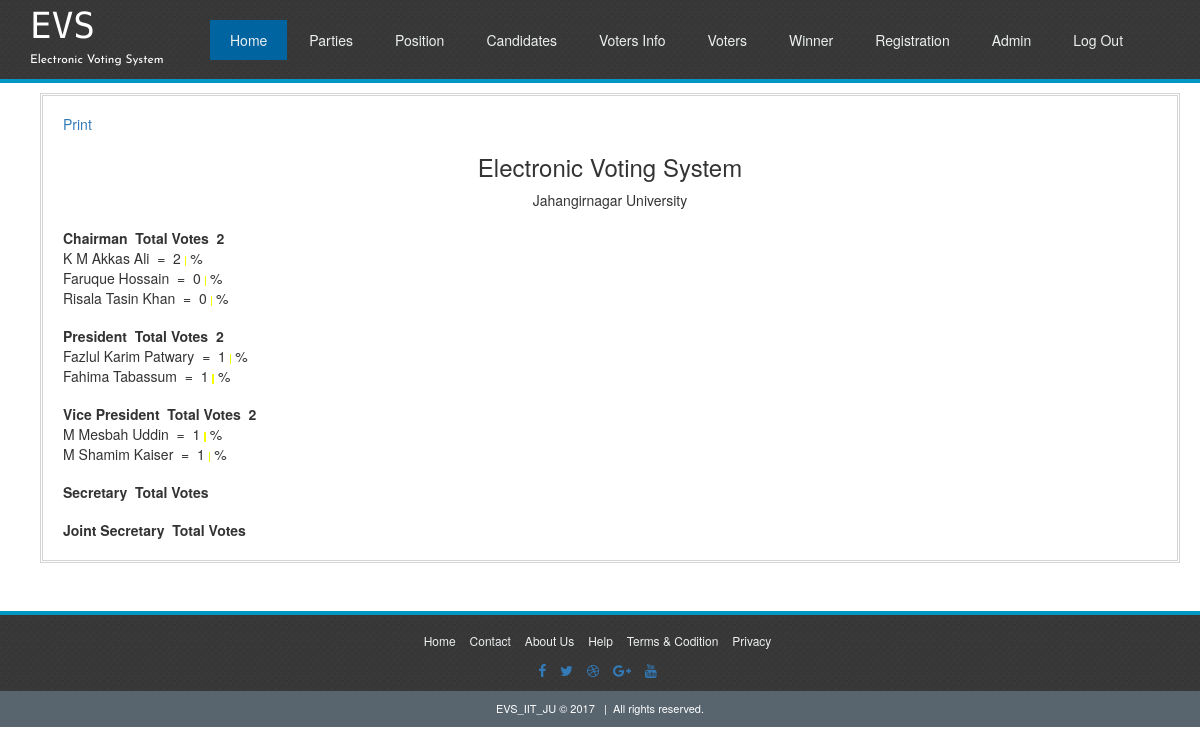
Page /admin/home.php (signed in) on the committed database.
### tables this page shows
CREATE TABLE IF NOT EXISTS `position` (
  `id` int(10) NOT NULL AUTO_INCREMENT,
  `name` varchar(100) NOT NULL,
  PRIMARY KEY (`id`)
);

CREATE TABLE IF NOT EXISTS `candidates` (
  `id` int(10) NOT NULL AUTO_INCREMENT,
  `name` varchar(100) NOT NULL,
  `position` varchar(100) NOT NULL,
  `party` varchar(100) NOT NULL,
  `votes` int(10) NOT NULL,
  `image` varchar(100) NOT NULL,
  PRIMARY KEY (`id`)
);

### admin/home.php (the view, shortened to what this page needs)
<!DOCTYPE HTML>
<html lang="en-US">
<head>
	<link rel="stylesheet" type="text/css" href="css/bootstrap.min.css" media="all">
	<link rel="stylesheet" type="text/css" href="css/font-awesome.min.css" media="all">
	<link rel="stylesheet" type="text/css" href="css/normalize.css" media="all">
	<link rel="stylesheet" type="text/css" href="css/facebox.css" media="all">
	<link rel="stylesheet" type="text/css" href="admin.css" media="all">
</head>
<body>
	<div class="header-area" id="top">
		<div class="logo-menu">
			<div class="container">
				<div class="row ">
					<div class="logo-area col-md-2">
						<a href="#"><h1>EVS</h1></a>
						<p>Electronic Voting System</p>
					</div>
					<div class="menu col-md-offset-1 ">
						<ul>
							<li class="current"><a href="home.php">Home</a></li>
							<li><a href="parties.php">parties</a></li>
							<li><a href="position.php">position</a></li>
							<li><a href="candidates.php">candidates</a></li>
							<li><a href="voterinfo.php">voters info</a></li>
							<li><a href="voters.php">voters</a></li>
							<li><a href="winner.php">winner</a></li>
							<li><a href="register.php">Registration</a></li>
							<li><a href="admin.php">admin</a></li>
							<li><a href="logout.php">log out</a></li>
						</ul>
					</div>
				</div>
			</div>
		</div>
	</div>
	<div class="container  clearfix">
		<div class="two-thirds1 column">
			<div class="thewraper">
			<div style="margin-top: 18px;">
			<a id="addd" href="javascript:Clickheretoprint()">Print</a>
			</div>
				<div class="content" id="content">
				<div style="text-align: center;">
				<h3>Electronic Voting System</h3>
				<p>Jahangirnagar University</p>
				</div>
				<?php
				include('connection/connect.php');
				$result = $db->prepare("SELECT * FROM position ORDER BY id ASC");
					$result->bindParam(':userid', $res);
					$result->execute();
					for($i=0; $row = $result->fetch(); $i++){
					$dsds=$row['name'];
					$resulta = $db->prepare("SELECT sum(votes) FROM candidates WHERE position= :a");
					$resulta->bindParam(':a', $dsds);
					$resulta->execute();
					for($i=0; $rowa = $resulta->fetch(); $i++){
					$dsada=$rowa['sum(votes)'];
					}
					echo '<div style="margin-top: 18px;">';
					echo '<strong>'.$row['name'].'&nbsp;&nbsp;Total Votes&nbsp;&nbsp;'.$dsada.'</strong><br>';
					$results = $db->prepare("SELECT * FROM candidates WHERE position= :a ORDER BY votes DESC");
					$results->bindParam(':a', $dsds);
					$results->execute();
					for($i=0; $rows = $results->fetch(); $i++){
						if($dsds=='Representative'){
						echo $rows['course'].'&nbsp;&nbsp;'.$rows['name'].'&nbsp;&nbsp;=&nbsp;&nbsp;'.$rows['votes'];
						}
						else {
						echo $rows['name'].'&nbsp;&nbsp;=&nbsp;&nbsp;'.$rows['votes'];
						}
						?>
						<?php  ?>%<br>
						<?php
					}
					echo '</div>';
				}
				?>
				</div>
			</div>
		</div>
	</div>
<?php
	include 'footer.php';
?>

### admin/admin.css (style rules this page uses)
* { -moz-transition: width 1s ease-in-out, left 1.5s ease-in-out; -webkit-transition: width 1s ease-in-out, left 1.5s ease-in-out; -moz-transition: width 1s ease-in-out, left 1.5s ease-in-out; -o-transition: width 1s ease-in-out, left 1.5s ease-in-out; transition: width 1s ease-in-out, left 1.5s ease-in-out; }
.header-area { background:#111111; }
.menu ul { list-style:none; margin:0; }
.menu>ul>li { float:left; position:relative; margin-right:2px; }
.menu ul li a { color:#ecf0f1; text-decoration:none; text-transform:capitalize; padding:10px 20px; display:block; }
.menu ul:after { content:''; clear:both; display:block; }
.menu ul .current a { background:#0064A0; }
.header-area .logo-area h1 { font-family: 'Monoton', cursive; color:white; font-size:36px; line-height:0.1; }
.header-area .logo-area p { font-family: 'Roboto', sans-serif; color:white; font-size:12px; font-family: 'Josefin Sans', sans-serif; }
.header-area .logo-area a { text-decoration:none; }
.menu { padding-top:20px; }
#top { border-bottom: 4px solid #0097C4; background: url("images/dark.png") repeat scroll 0 0 rgba(0, 0, 0, 0); margin-bottom: 10px; }
.container .column, .container .columns { float: left; display: inline; margin-left: 10px; margin-right: 10px; }
.container .two-thirds1.column { width: 100%; border: double #D5D5D5; padding-bottom: 20px; }
.thewraper { margin: 0 20px; }
.container:after { content: "\0020"; display: block; height: 0; clear: both; visibility: hidden; }
.clearfix:before, .clearfix:after, .row:before, .row:after { content: '\0020'; display: block; overflow: hidden; visibility: hidden; width: 0; height: 0; }
.row:after, .clearfix:after { clear: both; }
.row, .clearfix { zoom: 1; }

### rows in the picture
position: name "Chairman", dsada "2"
candidates: name "K M Akkas Ali", votes "2"
candidates: name "Faruque Hossain", votes "0"
candidates: name "Risala Tasin Khan", votes "0"
position: name "President", dsada "2"
candidates: name "Fazlul Karim Patwary", votes "1"
candidates: name "Fahima Tabassum", votes "1"
position: name "Vice President", dsada "2"
candidates: name "M Mesbah Uddin", votes "1"
candidates: name "M Shamim Kaiser", votes "1"
position: name "Secretary"
position: name "Joint Secretary"
